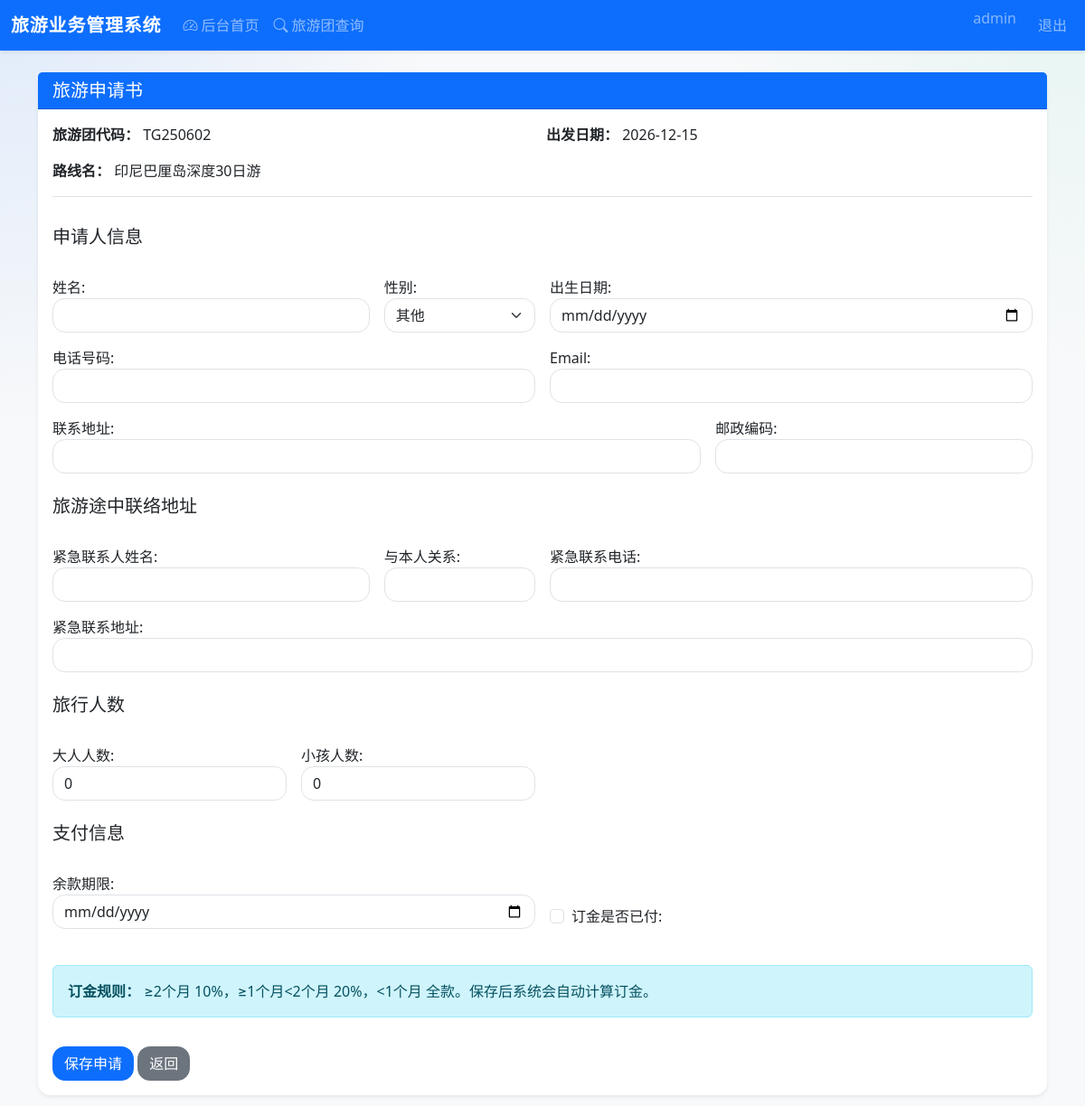
The app's page /applications/create/15/ (signed in) with its own data.
### tours/models.py (models this page shows, shortened)
class TourGroup(models.Model):
    code = models.CharField(max_length=30, unique=True, verbose_name="团代码")
    route = models.ForeignKey(Route, on_delete=models.PROTECT, related_name="tour_groups", verbose_name="路线")
    start_date = models.DateField(verbose_name="出发日期")
    deadline = models.DateField(verbose_name="截止日期")
    max_capacity = models.PositiveIntegerField(verbose_name="人数限额")
    price_adult = models.DecimalField(max_digits=10, decimal_places=2, verbose_name="大人价格")
    price_child = models.DecimalField(max_digits=10, decimal_places=2, verbose_name="小孩价格")
    is_price_published = models.BooleanField(default=False, verbose_name="是否公开价格")
    is_deleted = models.BooleanField(default=False, verbose_name="是否删除")
    created_at = models.DateTimeField(auto_now_add=True, verbose_name="创建时间")
    updated_at = models.DateTimeField(auto_now=True, verbose_name="修改时间")
    class Meta:
        db_table = "tour_group"
        verbose_name = "旅游团"
        verbose_name_plural = "旅游团"
        ordering = ["-start_date", "code"]
        indexes = [
            models.Index(fields=["start_date", "deadline"]),
            models.Index(fields=["is_price_published", "is_deleted"]),
        ]

class Route(models.Model):
    class Status(models.TextChoices):
        ACTIVE = "active", "活跃"
        INACTIVE = "inactive", "不活跃"
        CANCELED = "canceled", "已取消"
    name = models.CharField(max_length=100, unique=True, verbose_name="路线名称")
    destination = models.CharField(max_length=100, verbose_name="目的地")
    description = models.TextField(blank=True, verbose_name="路线说明")
    status = models.CharField(max_length=20, choices=Status.choices, default=Status.ACTIVE, verbose_name="状态")
    season = models.CharField(max_length=20, blank=True, verbose_name="季节（如：春季、夏季）")
    parent = models.ForeignKey(
        "self",
        null=True,
        blank=True,
        on_delete=models.SET_NULL,
        related_name="children",
        verbose_name="上级路线",
    )
    version = models.PositiveIntegerField(default=1, verbose_name="版本号")
    previous_version = models.ForeignKey(
        "self",
        null=True,
        blank=True,
        on_delete=models.SET_NULL,
        related_name="next_versions",
        verbose_name="前一版本",
    )
    created_at = models.DateTimeField(auto_now_add=True, verbose_name="创建时间")
    updated_at = models.DateTimeField(auto_now=True, verbose_name="修改时间")
    class Meta:
        db_table = "route"
        verbose_name = "路线"
        verbose_name_plural = "路线"
        ordering = ["-created_at", "destination", "name"]
        indexes = [
            models.Index(fields=["destination", "status"]),
            models.Index(fields=["name", "version"]),
        ]

### applications/views.py (the view)
# urls.py: path('create/<int:tour_group_id>/', application_create, name='application_create'),
@front_desk_required
def application_create(request, tour_group_id):
    tour_group = get_object_or_404(TourGroup, pk=tour_group_id, is_deleted=False)
    if request.method == 'POST':
        form = ApplicationForm(request.POST)
        if form.is_valid():
            application = form.save(commit=False)
            application.tour_group = tour_group
            application.save()
            if application.deposit_paid:
                application.deposit_paid_at = timezone.localdate()
                application.deposit_receipt_no = f'DP{application.id:08d}'
                application.save(update_fields=['deposit_paid_at', 'deposit_receipt_no'])
            messages.success(request, '申请单已保存，请继续录入参加者。')
            return redirect('applications:participant_entry', application_id=application.id)
    else:
        form = ApplicationForm(initial={'balance_due_date': tour_group.deadline})
    return render(request, 'applications/application_form.html', {'form': form, 'tour_group': tour_group})

### users/permissions.py (called while the page is built)
def group_required(*group_names):
    def predicate(user):
        return user.is_authenticated and (user.is_superuser or user.groups.filter(name__in=group_names).exists())
    return user_passes_test(predicate)

### templates/applications/application_form.html (shortened to what this page needs)
{% extends 'base.html' %}
{% block content %}
<div class="card shadow-sm border-0">
    <div class="card-header bg-primary text-white">
        <h1 class="h5 mb-0">旅游申请书</h1>
    </div>
    <div class="card-body">
        <form method="post" class="row g-3">
            <div class="col-12">
                <div class="border-bottom pb-3 mb-3">
                    <div class="row g-2">
                        <div class="col-md-6">
                            <strong>旅游团代码：</strong> {{ tour_group.code }}
                        </div>
                        <div class="col-md-6">
                            <strong>出发日期：</strong> {{ tour_group.start_date|date:'Y-m-d' }}
                        </div>
                    </div>
                    <div class="row g-2 mt-2">
                        <div class="col-12">
                            <strong>路线名：</strong> {{ tour_group.route.name }}
                        </div>
                    </div>
                </div>
            </div>
            <div class="col-12">
                <h5 class="mb-3">申请人信息</h5>
            </div>
            <div class="col-md-4">{{ form.contact_name.label_tag }}{{ form.contact_name }}</div>
            <div class="col-md-2">{{ form.gender.label_tag }}{{ form.gender }}</div>
            <div class="col-md-6">{{ form.birth_date.label_tag }}{{ form.birth_date }}</div>
            <div class="col-md-6">{{ form.contact_phone.label_tag }}{{ form.contact_phone }}</div>
            <div class="col-md-6">{{ form.email.label_tag }}{{ form.email }}</div>
            <div class="col-md-8">{{ form.contact_address.label_tag }}{{ form.contact_address }}</div>
            <div class="col-md-4">{{ form.postal_code.label_tag }}{{ form.postal_code }}</div>
            <div class="col-12 mt-4">
                <h5 class="mb-3">旅游途中联络地址</h5>
            </div>
            <div class="col-md-4">{{ form.emergency_contact_name.label_tag }}{{ form.emergency_contact_name }}</div>
            <div class="col-md-2">{{ form.emergency_contact_relation.label_tag }}{{ form.emergency_contact_relation }}</div>
            <div class="col-md-6">{{ form.emergency_contact_phone.label_tag }}{{ form.emergency_contact_phone }}</div>
            <div class="col-md-12">{{ form.emergency_contact_address.label_tag }}{{ form.emergency_contact_address }}</div>
            <div class="col-12 mt-4">
                <h5 class="mb-3">旅行人数</h5>
            </div>
            <div class="col-md-3">{{ form.adult_count.label_tag }}{{ form.adult_count }}</div>
            <div class="col-md-3">{{ form.child_count.label_tag }}{{ form.child_count }}</div>
            <div class="col-12 mt-4">
                <h5 class="mb-3">支付信息</h5>
            </div>
            <div class="col-md-6">{{ form.balance_due_date.label_tag }}{{ form.balance_due_date }}</div>
            <div class="col-md-6 d-flex align-items-end">
                <div class="form-check">
                    {{ form.deposit_paid }} {{ form.deposit_paid.label_tag }}
                </div>
            </div>
            <div class="col-12">
                <div class="alert alert-info mt-4 mb-3">
                    <strong>订金规则：</strong> ≥2个月 10%，≥1个月&lt;2个月 20%，&lt;1个月 全款。保存后系统会自动计算订金。
                </div>
            </div>
            <div class="col-12">
                <button class="btn btn-primary" type="submit">保存申请</button>
                <a href="{% url 'tours:tour_list' %}" class="btn btn-secondary">返回</a>
            </div>
        </form>
    </div>
</div>
{% endblock %}

### templates/base.html (shortened to what this page needs)
{% load static %}
<!doctype html>
<html lang="zh-CN">
<head>
    <link href="https://cdn.jsdelivr.net/npm/bootstrap@5.3.3/dist/css/bootstrap.min.css" rel="stylesheet">
    <link href="https://cdn.jsdelivr.net/npm/bootstrap-icons@1.11.3/font/bootstrap-icons.min.css" rel="stylesheet">
    <link rel="stylesheet" href="{% static 'css/style.css' %}">
</head>
<body class="bg-light">
<nav class="navbar navbar-expand-lg navbar-dark bg-primary shadow-sm">
    <div class="container-fluid">
        <a class="navbar-brand fw-semibold" href="#">旅游业务管理系统</a>
        <div class="collapse navbar-collapse" id="topNav">
            <ul class="navbar-nav me-auto mb-2 mb-lg-0">
                <li class="nav-item">
                    <a class="nav-link" href="{% url 'admin:index' %}"><i class="bi bi-speedometer2 me-1"></i>后台首页</a>
                </li>
                <li class="nav-item">
                    <a class="nav-link" href="{% url 'tours:tour_list' %}"><i class="bi bi-search me-1"></i>旅游团查询</a>
                </li>
            </ul>
            <ul class="navbar-nav ms-auto">
                {% if user.is_authenticated %}
                    <li class="nav-item">
                        <span class="navbar-text text-white-50 me-3">{{ user.username }}</span>
                    </li>
                    <li class="nav-item"><a class="nav-link" href="{% url 'admin:logout' %}">退出</a></li>
                {% else %}
                    <li class="nav-item"><a class="nav-link" href="{% url 'admin:login' %}">登录</a></li>
                {% endif %}
            </ul>
        </div>
    </div>
</nav>
<main class="container py-4">
    {% block content %}{% endblock %}
</main>
</body>
</html>

### static/css/style.css (style rules this page uses)
body { background: radial-gradient(circle at top left, rgba(13, 110, 253, 0.10), transparent 28%), radial-gradient(circle at top right, rgba(32, 201, 151, 0.08), transparent 24%), #f8f9fa; }
.navbar-brand { letter-spacing: 0.04em; }
.card { border-radius: 1rem; }
.btn, .form-control, .form-select, .card { border-radius: 0.85rem; }

### records on screen
TourGroup: code "TG250602", start_date "2026-12-15", route.name "印尼巴厘岛深度30日游"

### other values on screen
{{ user.username }} "admin"
